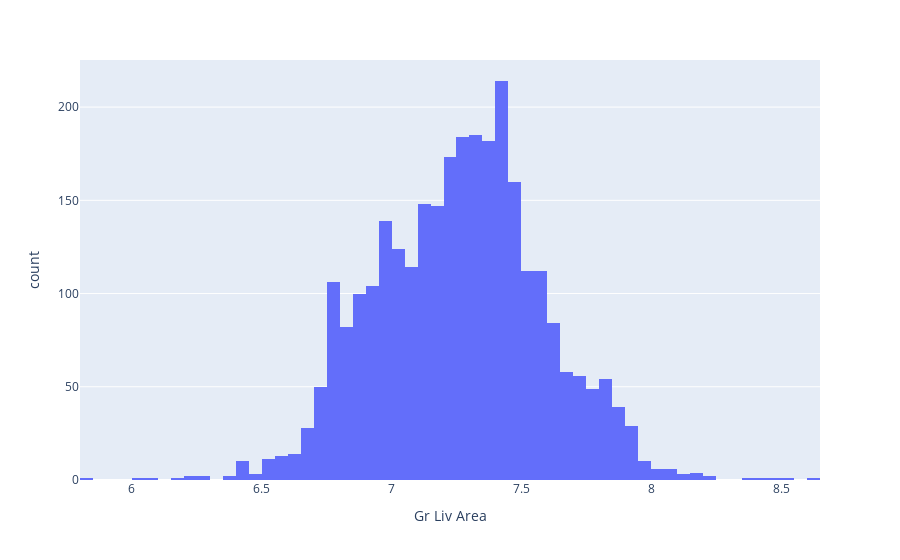

The notebook cell saved with this chart:
### Code cell
fig = px.histogram(df_train, x="Gr Liv Area")
fig.show()

### Figure 1 — Plotly figure (JSON) as saved in the notebook; plotly's stock layout.template omitted (floating-point values rounded to 4 significant figures; data arrays with more than 128 entries replaced by an {"elided": "..."} marker saying what was removed)
{"data": [{"alignmentgroup": "True", "bingroup": "x", "hovertemplate": "Gr Liv Area=%{x}<br>count=%{y}<extra></extra>", "legendgroup": "", "marker": {"color": "#636efa"}, "name": "", "offsetgroup": "", "orientation": "v", "showlegend": false, "type": "histogram", "x": {"elided": "2930 float values"}, "xaxis": "x", "yaxis": "y"}], "layout": {"autosize": true, "barmode": "relative", "legend": {"tracegroupgap": 0}, "margin": {"t": 60}, "xaxis": {"anchor": "y", "autorange": true, "domain": [0, 1], "range": [5.8, 8.65], "title": {"text": "Gr Liv Area"}, "type": "linear"}, "yaxis": {"anchor": "x", "autorange": true, "domain": [0, 1], "range": [0, 225.3], "title": {"text": "count"}}}}
